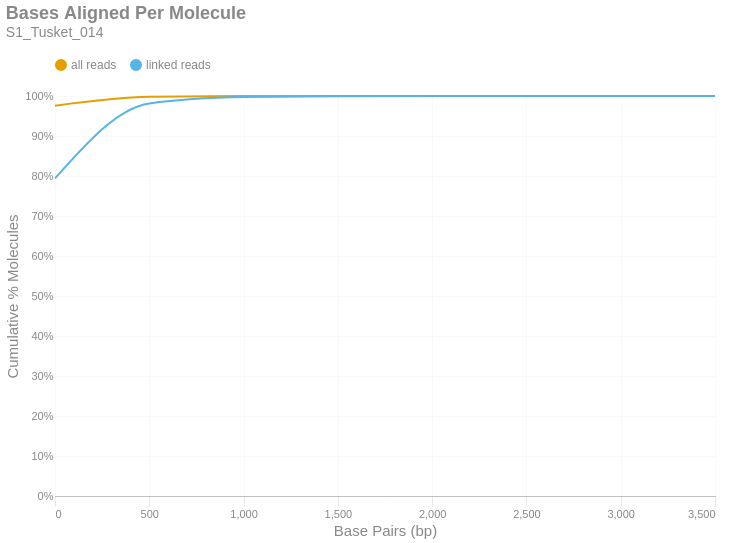

Here is the notebook cell this chart was saved with:
### Markdown cell above
### Bases Aligned Per Molecule
This is a cumulative frequency distribution showing the number of base pairs aligned per unique molecule. These data are shown in 500 bp bins. There are two distributions: one with `all reads` (yellow) and another with only `linked reads` (blue). The percent of molecules in the `linked reads` distribution is relative to the total number of linked molecules.

### Code cell
if SKIPLR:
    print_html(f"Skipped")
else:
    binned_df = consolidated_hist(valids['aligned_bp'], mask, 500, True)
    with SafeRender(binned_df):
        (
            density_plot(binned_df, 'Bases Aligned Per Molecule', samplename, 'basesper')
            .encode(
                x=alt.X('bin:Q', title="Base Pairs (bp)").axis(tickMinStep=500).scale(padding=0),
                y=alt.Y('value:Q', title='Cumulative % Molecules')
                    .axis(format='%')
                    .scale(domain = [0,1])
                    .stack(False),
                color=alt.Color("key:N").scale(domain = ["all reads", "linked reads"]),
                tooltip = [
                    alt.Tooltip("key:N", title = "Data Type"),
                    alt.Tooltip("range_label:N", title="Bases Aligned Per Molecule"),
                    alt.Tooltip("value:Q", format = ".2%", title="% Molecules (Cum.)")
                ]
            )
        ).display()

### Figure 1 — Vega-Lite specification as saved in the notebook (floating-point values rounded to 4 significant figures)
{"width": "container", "height": 400, "config": {"title": {"anchor": "start", "dy": -15, "fontSize": 18, "color": "#888888", "subtitleColor": "#888888", "subtitleFontSize": 14}, "arc": {"fill": "#0072B2"}, "axis": {"domainColor": "#888888", "domainWidth": 0.5, "gridWidth": 0.2, "grid": false, "titleFontWeight": 400, "titleFontSize": 15, "labelFontSize": 11, "labelColor": "#888888", "tickColor": "#888888", "tickWidth": 0.2, "titleColor": "#888888"}, "axisBand": {"grid": false}, "axisX": {"grid": true, "tickSize": 10, "domainCap": "round"}, "axisY": {"domain": false, "grid": true, "tickSize": 0, "domainCap": "round"}, "background": "transparent", "header": {"labelFontSize": 15, "labelColor": "#888888", "titleFontSize": 15, "titleFontWeight": 600, "titleColor": "#888888"}, "legend": {"labelFont": "sans-serif", "labelFontSize": 12, "labelColor": "#888888", "symbolSize": 100, "symbolType": "circle", "titleFontSize": 12, "titlePadding": 10, "titleColor": "#888888", "title": null, "orient": "top"}, "range": {"category": ["#E69F00", "#56B4E9", "#009E73", "#F0E442", "#0072B2", "#D55E00", "#CC79A7", "#000000"], "diverging": ["#cfe8f3", "#a2d4ec", "#73bfe2", "#46abdb", "#1696d2", "#12719e"]}, "area": {"fill": "#0072B2", "fillOpacity": 0.7, "line": true, "strokeOpacity": 0.7}, "line": {"color": "#0072B2", "stroke": "#0072B2", "strokeWidth": 2}, "trail": {"color": "#0072B2", "stroke": "#0072B2", "strokeWidth": 0, "size": 1}, "point": {"filled": true, "fillOpacity": 1.0, "size": 95}, "text": {"color": "#888888", "fontSize": 11, "align": "right", "fontWeight": 400, "size": 11}, "bar": {"fill": "#0072B2", "stroke": null}, "view": {"stroke": null, "continuousWidth": 660, "continuousHeight": 400}}, "data": {"name": "data-5c58edeb91f845e656ddc033d56d4d9f"}, "mark": {"type": "line", "interpolate": "monotone", "point": {"opacity": 0, "size": 275}}, "encoding": {"color": {"field": "key", "scale": {"domain": ["all reads", "linked reads"]}, "type": "nominal"}, "tooltip": [{"field": "key", "title": "Data Type", "type": "nominal"}, {"field": "range_label", "title": "Bases Aligned Per Molecule", "type": "nominal"}, {"field": "value", "format": ".2%", "title": "% Molecules (Cum.)", "type": "quantitative"}], "x": {"axis": {"tickMinStep": 500}, "field": "bin", "scale": {"padding": 0}, "title": "Base Pairs (bp)", "type": "quantitative"}, "y": {"axis": {"format": "%"}, "field": "value", "scale": {"domain": [0, 1]}, "stack": false, "title": "Cumulative % Molecules", "type": "quantitative"}}, "params": [{"name": "param_c36ac31b6afebe62", "select": {"type": "point", "fields": ["key"]}, "bind": "legend"}], "title": {"text": "Bases Aligned Per Molecule", "subtitle": "S1_Tusket_014"}, "transform": [{"fold": ["all reads (cumsum)", "linked reads (cumsum)"]}, {"calculate": "replace(datum.key, ' (cumsum)', '')", "as": "key"}, {"filter": {"param": "param_c36ac31b6afebe62"}}], "usermeta": {"embedOptions": {"downloadFileName": "S1_Tusket_014.basesper"}}, "$schema": "https://vega.github.io/schema/vega-lite/v6.1.0.json", "datasets": {"data-5c58edeb91f845e656ddc033d56d4d9f": [{"bin": "0.0", "interval": "0.0-500.0", "all reads": 0.9757, "linked reads": 0.7941, "all reads (cumsum)": 0.9757, "linked reads (cumsum)": 0.7941, "range_label": "0-499"}, {"bin": "500.0", "interval": "500.0-1000.0", "all reads": 0.0221, "linked reads": 0.1875, "all reads (cumsum)": 0.9978, "linked reads (cumsum)": 0.9815, "range_label": "500-999"}, {"bin": "1000.0", "interval": "1000.0-1500.0", "all reads": 0.001867, "linked reads": 0.01598, "all reads (cumsum)": 0.9997, "linked reads (cumsum)": 0.9975, "range_label": "1000-1499"}, {"bin": "1500.0", "interval": "1500.0-2000.0", "all reads": 0.000238, "linked reads": 0.00208, "all reads (cumsum)": 1.0, "linked reads (cumsum)": 0.9996, "range_label": "1500-1999"}, {"bin": "2000.0", "interval": "2000.0-2500.0", "all reads": 3.813e-05, "linked reads": 0.0003352, "all reads (cumsum)": 1.0, "linked reads (cumsum)": 0.9999, "range_label": "2000-2499"}, {"bin": "2500.0", "interval": "2500.0-3000.0", "all reads": 7.988e-06, "linked reads": 7.021e-05, "all reads (cumsum)": 1.0, "linked reads (cumsum)": 1.0, "range_label": "2500-2999"}, {"bin": "3000.0", "interval": "3000.0-3500.0", "all reads": 1.507e-06, "linked reads": 1.325e-05, "all reads (cumsum)": 1.0, "linked reads (cumsum)": 1.0, "range_label": "3000-3499"}, {"bin": "3500.0", "interval": "3500.0-4000.0", "all reads": 7.536e-07, "linked reads": 6.624e-06, "all reads (cumsum)": 1.0, "linked reads (cumsum)": 1.0, "range_label": "3500-3999"}]}}
